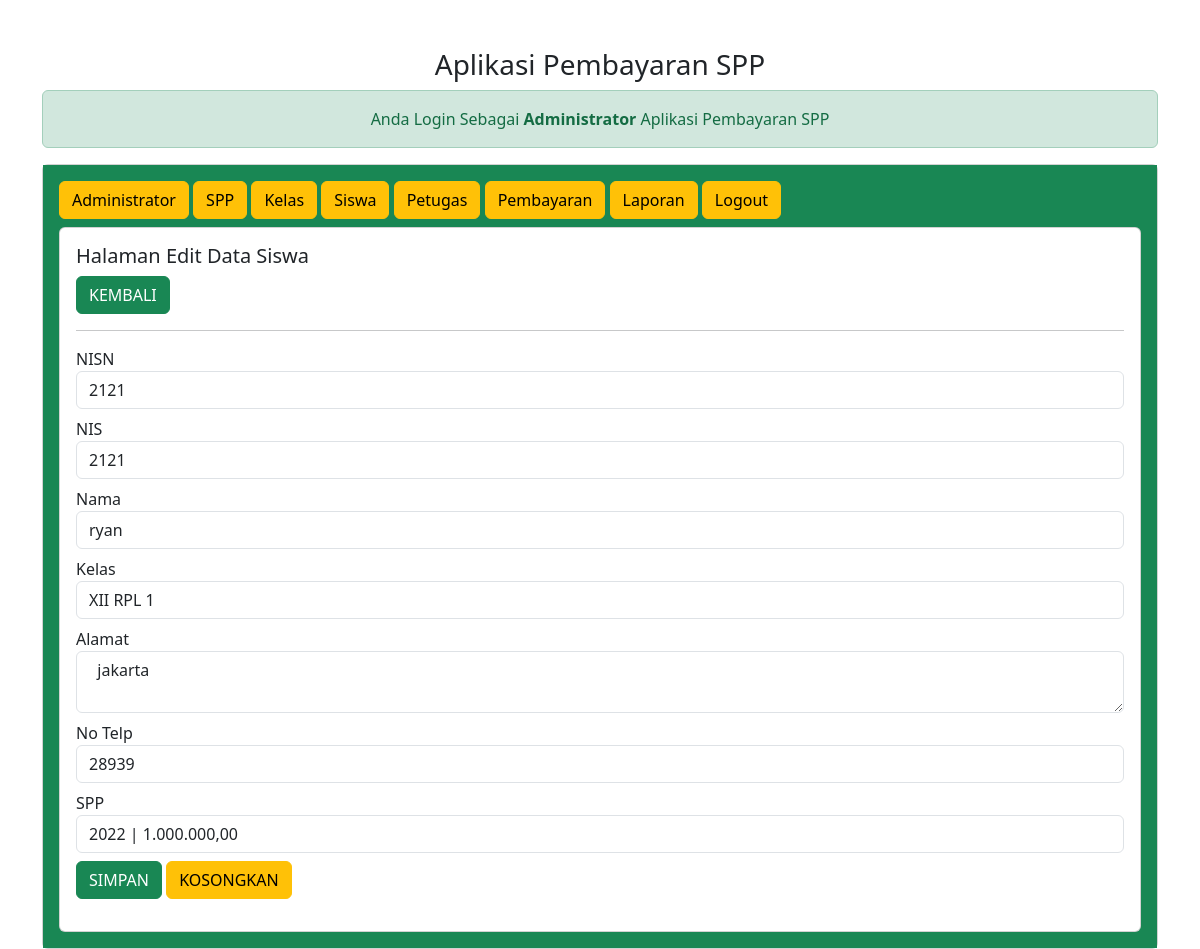
The app's page /admin/admin.php?url=edit-siswa&nisn=2121 (signed in) with its own data.
### tables this page shows
CREATE TABLE `siswa` (
  `nisn` char(10) NOT NULL,
  `nis` char(8) NOT NULL,
  `nama` varchar(35) NOT NULL,
  `id_kelas` int(11) NOT NULL,
  `alamat` text NOT NULL,
  `no_telp` varchar(13) NOT NULL,
  `id_spp` int(11) NOT NULL
);

CREATE TABLE `kelas` (
  `id_kelas` int(11) NOT NULL,
  `nama_kelas` varchar(10) NOT NULL,
  `kompetensi_keahlian` varchar(50) NOT NULL
);

CREATE TABLE `spp` (
  `id_spp` int(11) NOT NULL,
  `tahun` int(11) NOT NULL,
  `nominal` int(11) NOT NULL
);

### admin/edit-siswa.php (the view, shortened to what this page needs)
<?php
$nisn = $_GET['nisn'];
include'../koneksi.php';
$sql = "SELECT*FROM siswa,spp,kelas WHERE siswa.id_kelas=kelas.id_kelas AND siswa.id_spp=spp.id_spp AND  nisn='$nisn'";
$query = mysqli_query($koneksi, $sql);
$data = mysqli_fetch_array($query);
?>
<h5>Halaman Edit Data Siswa</h5>
<a href="?url=siswa" class="btn btn-success"> KEMBALI </a>
<hr>
<form method="post" action="?url=proses-edit-siswa&nisn=<?= $nisn; ?>">
    <div class="form-group mb-2">
        <label>NISN</label>
        <input value="<?= $data['nisn'] ?>" readonly type="number" name="nisn" class="form-control" required>
</div>
<div class="form-group mb-2">
    <label>NIS</label>
    <input value="<?= $data['nis'] ?>" type="number" name="nis" class="form-control" required>
</div>
<div class="form-group mb-2">
    <label>Nama</label>
    <input value="<?= $data['nama'] ?>" type="text" name="nama" class="form-control" required>
</div>
<div class="form-group mb-2">
<label>Kelas</label>
<select name="id_kelas" class="form-control" required>
    <option value="<?= $data['id_kelas'] ?>"> <?= $data['nama_kelas']; ?> </option>
    </select>
    </div>
    <div class="form-group mb-2">
        <label>Alamat</label>
        <textarea name="alamat" class="form-control" required> <?= $data['alamat'] ?> </textarea>
    </div>
    <div class="form-group mb-2">
        <label>No Telp</label>
        <input value ="<?= $data['no_telp'] ?>" type=" number" name="no_telp" class="form-control" required>
</div>
    <div class="form-group mb-2">
<label>SPP</label>
<select name="id_spp" class="form-control" required>
    <option value="<?= $data['id_spp'] ?>"> <?= $data['tahun']; ?> | <?= number_format(
         $data['nominal'],2,',','.'); ?> </option>
    </select>
    </div>
<div class="form-group">
    <button type="submit" class="btn btn-success"> SIMPAN </button>
    <button type="reset" class="btn btn-warning"> KOSONGKAN </button>
</div>
</form>

### records on screen
siswa: nisn "2121", nis "2121", nama "ryan", id_kelas "XII RPL 1", alamat "jakarta", no_telp "28939", id_spp "2022 | 1.000.000,00"
